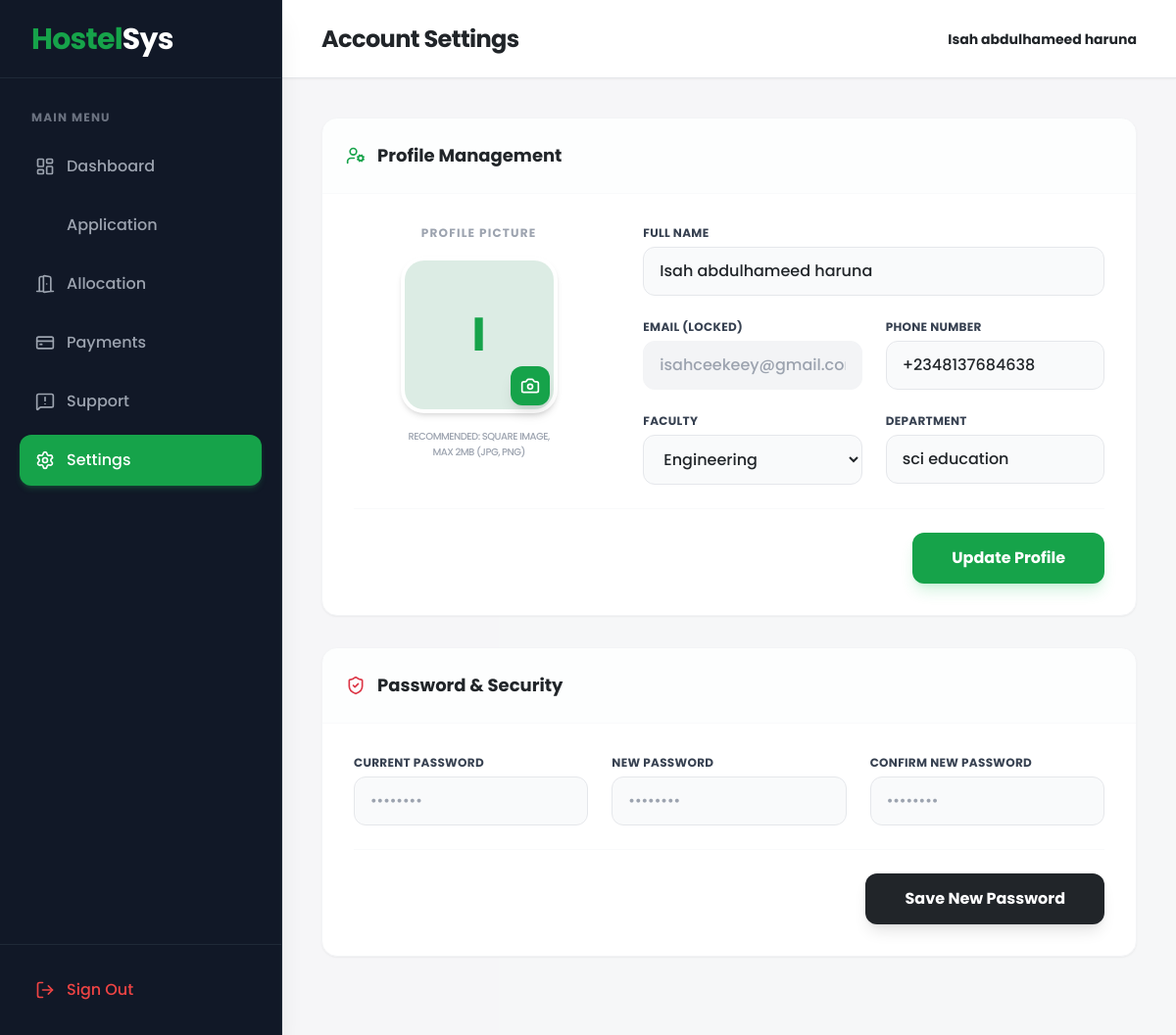
The page /student/settings.php (signed in) on the database as committed earlier.
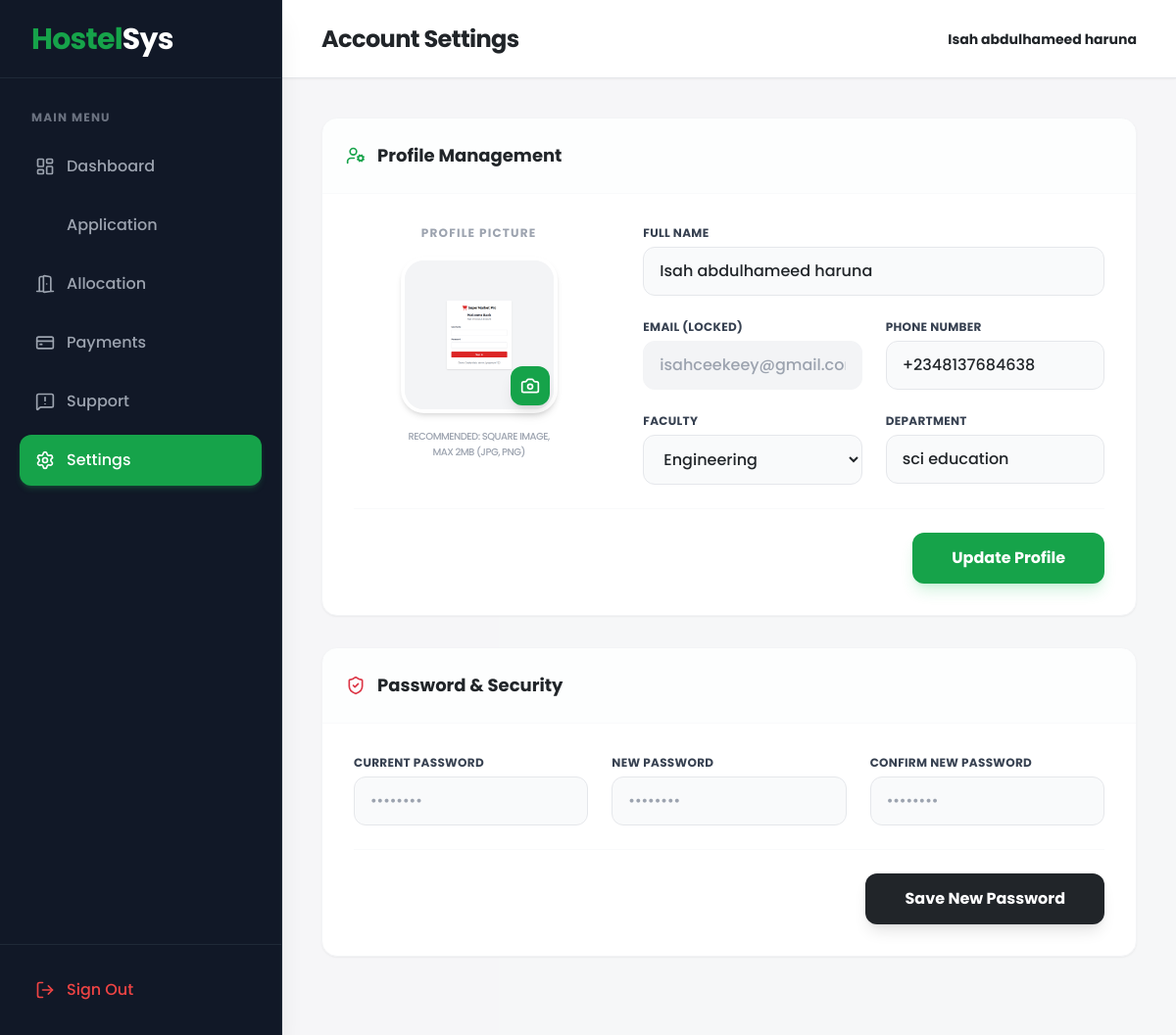
The same page on the database as committed later.
### tables this page shows
CREATE TABLE `users` (
  `id` int(11) NOT NULL,
  `fullname` varchar(100) NOT NULL,
  `email` varchar(100) NOT NULL,
  `phone` varchar(20) DEFAULT NULL,
  `faculty` varchar(100) DEFAULT NULL,
  `department` varchar(100) DEFAULT NULL,
  `profile_pic` varchar(255) DEFAULT NULL,
  `profile_completed` tinyint(1) DEFAULT 0,
  `password` varchar(255) NOT NULL,
  `role` enum('student','admin','staff') DEFAULT 'student',
  `created_at` timestamp NOT NULL DEFAULT current_timestamp()
);

### student/settings.php (the view, shortened to what the changed rows need)
<?php
require_once '../config/database.php';
$user_id = $_SESSION['user_id'];
$user_sql = "SELECT fullname, email, phone, faculty, department, profile_pic FROM users WHERE id = ?";
$stmt = mysqli_prepare($conn, $user_sql);
mysqli_stmt_bind_param($stmt, "i", $user_id);
mysqli_stmt_execute($stmt);
$user_res = mysqli_stmt_get_result($stmt);
$user = mysqli_fetch_assoc($user_res);
?>
<!DOCTYPE html>
<html lang="en">
<head>
    <script src="https://cdn.tailwindcss.com"></script>
    <link rel="stylesheet" href="https://cdnjs.cloudflare.com/ajax/libs/animate.css/4.1.1/animate.min.css"/>
</head>
<body class="bg-gray-50 font-sans text-dark flex h-screen overflow-hidden antialiased">
    <main class="flex-1 flex flex-col h-full overflow-hidden z-10 w-full">
        <header class="h-20 bg-white shadow-sm flex items-center justify-between px-6 lg:px-10 border-b border-gray-200 z-10">
            <div class="flex items-center gap-4">
                <h1 class="text-2xl font-bold text-dark hidden sm:block tracking-tight">Account Settings</h1>
            </div>
            <div class="flex items-center gap-4">
                <p class="font-bold text-dark text-sm"><?php echo htmlspecialchars($user['fullname']); ?></p>
            </div>
        </header>
        <div class="flex-1 overflow-y-auto p-6 lg:p-10 bg-gray-100/50">
            <div class="max-w-4xl mx-auto space-y-8 pb-10">
                <section class="bg-white rounded-2xl shadow-sm border border-gray-100 overflow-hidden animate__animated animate__fadeInUp">
                    <form action="../actions/update_settings_action.php" method="POST" enctype="multipart/form-data" class="p-8 space-y-6">
                        <div class="flex flex-col md:flex-row gap-10">
                            <div class="w-full md:w-1/3 flex flex-col items-center">
                                <div class="relative group">
                                    <div class="w-40 h-40 rounded-3xl bg-gray-100 border-4 border-white shadow-md overflow-hidden flex items-center justify-center transition group-hover:opacity-90">
                                        <?php if(!empty($user['profile_pic'])): ?>
                                            <img id="preview-img" src="../public/uploads/profiles/<?php echo $user['profile_pic']; ?>" class="w-full h-full object-cover">
                                        <?php else: ?>
                                            <div id="preview-placeholder" class="w-full h-full bg-primary/10 text-primary flex items-center justify-center font-bold text-5xl">
                                                <?php echo strtoupper(substr($user['fullname'], 0, 1)); ?>
                                            </div>
                                        <?php endif; ?>
                                    </div>
                                </div>
                            </div>
                            <div class="flex-1 grid grid-cols-1 md:grid-cols-2 gap-6">
                                <div class="md:col-span-2">
                                    <label class="block text-xs font-bold text-gray-700 mb-1.5 uppercase tracking-wide">Full Name</label>
                                    <input type="text" name="fullname" value="<?php echo htmlspecialchars($user['fullname']); ?>" required
                                        class="w-full px-4 py-3 rounded-xl border border-gray-200 bg-gray-50 focus:bg-white focus:outline-none focus:ring-2 focus:ring-primary/50 transition font-medium">
                                </div>
                                <div>
                                    <label class="block text-xs font-bold text-gray-700 mb-1.5 uppercase tracking-wide">Email (Locked)</label>
                                    <input type="email" value="<?php echo htmlspecialchars($user['email']); ?>" disabled
                                        class="w-full px-4 py-3 rounded-xl border border-gray-100 bg-gray-100 text-gray-400 cursor-not-allowed font-medium">
                                </div>
                                <div>
                                    <label class="block text-xs font-bold text-gray-700 mb-1.5 uppercase tracking-wide">Phone Number</label>
                                    <input type="tel" name="phone" value="<?php echo htmlspecialchars($user['phone']); ?>" required
                                        class="w-full px-4 py-3 rounded-xl border border-gray-200 bg-gray-50 focus:bg-white focus:outline-none focus:ring-2 focus:ring-primary/50 transition font-medium">
                                </div>
                                <div>
                                    <label class="block text-xs font-bold text-gray-700 mb-1.5 uppercase tracking-wide">Faculty</label>
                                    <select name="faculty" required class="w-full px-4 py-3 rounded-xl border border-gray-200 bg-gray-50 focus:bg-white focus:outline-none focus:ring-2 focus:ring-primary/50 transition font-medium">
                                        <option value="Engineering" <?php echo $user['faculty'] == 'Engineering' ? 'selected' : ''; ?>>Engineering</option>
                                    </select>
                                </div>
                                <div>
                                    <label class="block text-xs font-bold text-gray-700 mb-1.5 uppercase tracking-wide">Department</label>
                                    <input type="text" name="department" value="<?php echo htmlspecialchars($user['department']); ?>" required
                                        class="w-full px-4 py-3 rounded-xl border border-gray-200 bg-gray-50 focus:bg-white focus:outline-none focus:ring-2 focus:ring-primary/50 transition font-medium">
                                </div>
                            </div>
                        </div>
                    </form>
                </section>
            </div>
        </div>
    </main>
</body>
</html>

Rows that differ between the two databases and show on the page:
changed users "Isah abdulhameed haruna": profile_pic: picture added; fullname "I" → (not shown)
